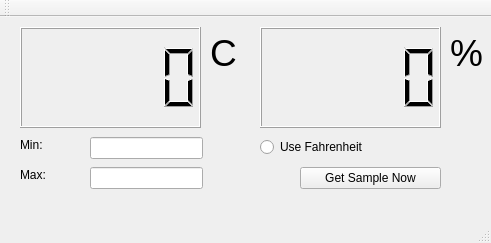
<?xml version="1.0" encoding="UTF-8"?>
<ui version="4.0">
 <class>MainWindow</class>
 <widget class="QMainWindow" name="MainWindow">
  <property name="geometry">
   <rect>
    <x>0</x>
    <y>0</y>
    <width>491</width>
    <height>243</height>
   </rect>
  </property>
  <property name="windowTitle">
   <string>RPi Weather Client</string>
  </property>
  <widget class="QWidget" name="centralWidget">
   <widget class="QLCDNumber" name="lcdTemperature">
    <property name="geometry">
     <rect>
      <x>20</x>
      <y>10</y>
      <width>181</width>
      <height>101</height>
     </rect>
    </property>
   </widget>
   <widget class="QLCDNumber" name="lcdHumidity">
    <property name="geometry">
     <rect>
      <x>260</x>
      <y>10</y>
      <width>181</width>
      <height>101</height>
     </rect>
    </property>
   </widget>
   <widget class="QLabel" name="label">
    <property name="geometry">
     <rect>
      <x>450</x>
      <y>20</y>
      <width>51</width>
      <height>31</height>
     </rect>
    </property>
    <property name="font">
     <font>
      <pointsize>28</pointsize>
     </font>
    </property>
    <property name="text">
     <string>%</string>
    </property>
   </widget>
   <widget class="QLabel" name="temperatureUnits">
    <property name="geometry">
     <rect>
      <x>210</x>
      <y>20</y>
      <width>31</width>
      <height>31</height>
     </rect>
    </property>
    <property name="font">
     <font>
      <pointsize>28</pointsize>
     </font>
    </property>
    <property name="text">
     <string>C</string>
    </property>
   </widget>
   <widget class="QRadioButton" name="radioButton">
    <property name="geometry">
     <rect>
      <x>260</x>
      <y>120</y>
      <width>181</width>
      <height>20</height>
     </rect>
    </property>
    <property name="text">
     <string>Use Fahrenheit</string>
    </property>
   </widget>
   <widget class="QLineEdit" name="minTemperature">
    <property name="geometry">
     <rect>
      <x>90</x>
      <y>120</y>
      <width>113</width>
      <height>22</height>
     </rect>
    </property>
   </widget>
   <widget class="QLabel" name="label_2">
    <property name="geometry">
     <rect>
      <x>20</x>
      <y>120</y>
      <width>41</width>
      <height>16</height>
     </rect>
    </property>
    <property name="text">
     <string>Min:</string>
    </property>
   </widget>
   <widget class="QLabel" name="label_3">
    <property name="geometry">
     <rect>
      <x>20</x>
      <y>150</y>
      <width>41</width>
      <height>16</height>
     </rect>
    </property>
    <property name="text">
     <string>Max:</string>
    </property>
   </widget>
   <widget class="QLineEdit" name="maxTemperature">
    <property name="geometry">
     <rect>
      <x>90</x>
      <y>150</y>
      <width>113</width>
      <height>22</height>
     </rect>
    </property>
   </widget>
   <widget class="QPushButton" name="getSample">
    <property name="geometry">
     <rect>
      <x>300</x>
      <y>150</y>
      <width>141</width>
      <height>22</height>
     </rect>
    </property>
    <property name="text">
     <string>Get Sample Now</string>
    </property>
   </widget>
  </widget>
  <widget class="QMenuBar" name="menuBar">
   <property name="geometry">
    <rect>
     <x>0</x>
     <y>0</y>
     <width>491</width>
     <height>21</height>
    </rect>
   </property>
  </widget>
  <widget class="QToolBar" name="mainToolBar">
   <attribute name="toolBarArea">
    <enum>TopToolBarArea</enum>
   </attribute>
   <attribute name="toolBarBreak">
    <bool>false</bool>
   </attribute>
  </widget>
  <widget class="QStatusBar" name="statusBar"/>
 </widget>
 <layoutdefault spacing="6" margin="11"/>
 <resources/>
 <connections/>
</ui>
